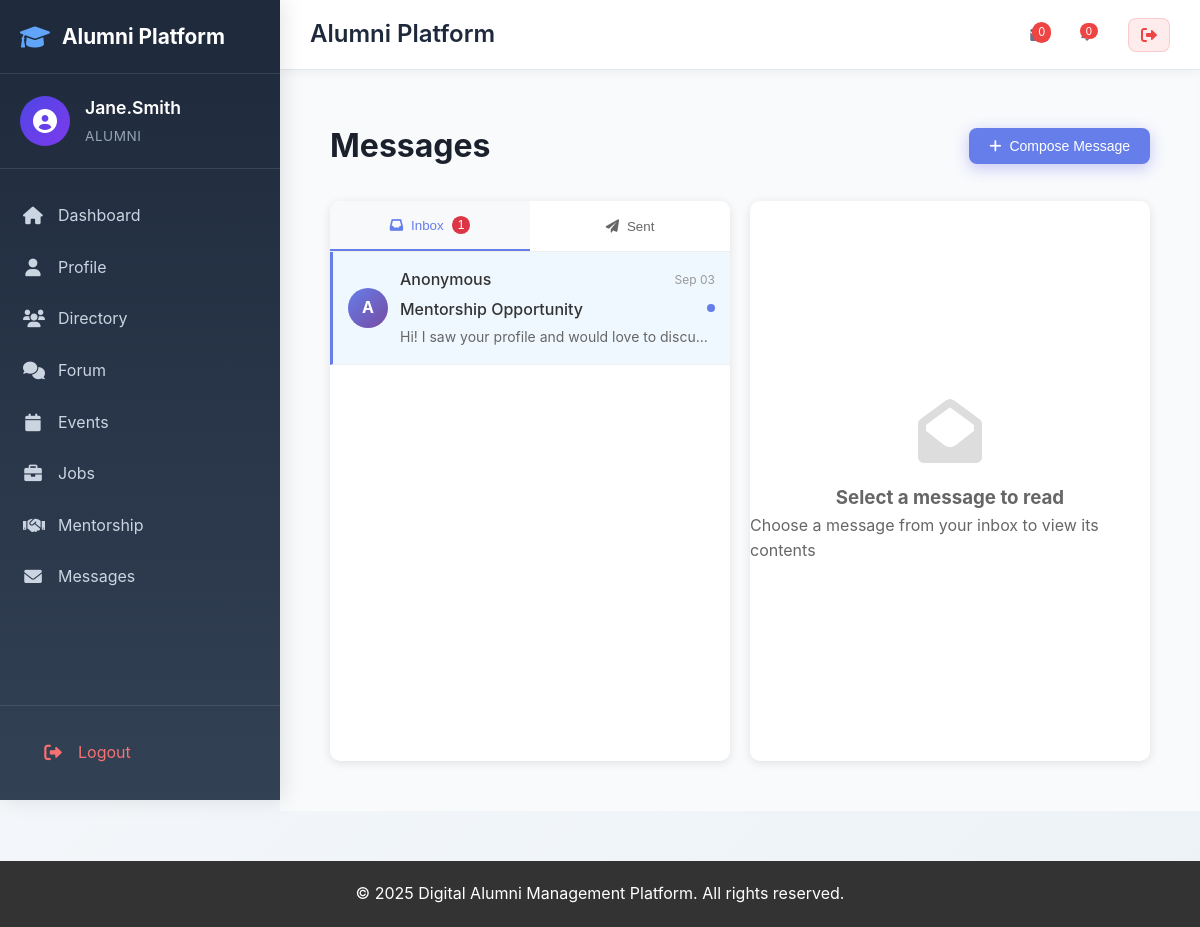
The app's page /messages (signed in) with its own data.
### tables this page shows
CREATE TABLE messages (
            id INTEGER PRIMARY KEY AUTOINCREMENT,
            sender_id INTEGER,
            recipient_id INTEGER,
            subject TEXT,
            content TEXT,
            is_read INTEGER DEFAULT 0,
            created_at TIMESTAMP DEFAULT CURRENT_TIMESTAMP,
            FOREIGN KEY (sender_id) REFERENCES users(id),
            FOREIGN KEY (recipient_id) REFERENCES users(id)
        );

### app.py (the view)
@app.route('/messages')
def messages():
    if 'user_id' not in session:
        return redirect(url_for('login'))
    inbox_messages = db.execute_query("""
        SELECT m.*, ap.name as sender_name
        FROM messages m
        LEFT JOIN alumni_profiles ap ON m.sender_id = ap.user_id
        WHERE m.recipient_id = ?
        ORDER BY m.created_at DESC
    """, (session['user_id'],))
    sent_messages = db.execute_query("""
        SELECT m.*, ap.name as recipient_name
        FROM messages m
        LEFT JOIN alumni_profiles ap ON m.recipient_id = ap.user_id
        WHERE m.sender_id = ?
        ORDER BY m.created_at DESC
    """, (session['user_id'],))
    unread_count = db.execute_single("""
        SELECT COUNT(*) as count FROM messages
        WHERE recipient_id = ? AND is_read = FALSE
    """, (session['user_id'],))['count']
    if session.get('role') == 'admin':
        available_users = db.execute_query("""
            SELECT ap.user_id, ap.name, u.email
            FROM alumni_profiles ap
            JOIN users u ON ap.user_id = u.id
            WHERE u.is_verified = TRUE AND u.id != ?
            ORDER BY ap.name
        """, (session['user_id'],))
    else:
        available_users = db.execute_query("""
            SELECT ap.user_id, ap.name, u.email
            FROM alumni_profiles ap
            JOIN users u ON ap.user_id = u.id
            WHERE u.is_verified = TRUE AND u.id != ?
            UNION
            SELECT u.id as user_id, u.email as name, u.email
            FROM users u
            WHERE u.role = 'admin' AND u.id != ?
            ORDER BY name
        """, (session['user_id'], session['user_id']))
    return render_template('messages/inbox.html',
                         inbox_messages=inbox_messages,
                         sent_messages=sent_messages,
                         unread_count=unread_count,
                         available_users=available_users)

### templates/messages/inbox.html (shortened to what this page needs)
{% extends "base.html" %}
{% block content %}
<div class="messages-container">
    <div class="messages-header">
        <h1>Messages</h1>
        <button class="btn btn-primary" onclick="openModal('composeModal')">
            <i class="fas fa-plus"></i> Compose Message
        </button>
    </div>
    <div class="messages-layout">
        <div class="messages-sidebar">
            <div class="message-tabs">
                <button class="tab-btn active" onclick="switchTab('inbox')">
                    <i class="fas fa-inbox"></i> Inbox
                    {% if unread_count > 0 %}
                    <span class="badge">{{ unread_count }}</span>
                    {% endif %}
                </button>
                <button class="tab-btn" onclick="switchTab('sent')">
                    <i class="fas fa-paper-plane"></i> Sent
                </button>
            </div>
            <div id="inbox-tab" class="message-list active">
                {% if inbox_messages %}
                    {% for message in inbox_messages %}
                    <div class="message-item {{ 'unread' if not message.is_read else '' }}"
                         onclick="openMessage({{ message.id }})">
                        <div class="message-avatar">
                            {{ message.sender_name[0].upper() if message.sender_name else 'A' }}
                        </div>
                        <div class="message-preview">
                            <div class="message-header">
                                <span class="sender-name">{{ message.sender_name or 'Anonymous' }}</span>
                                <span class="message-time">{{ message.created_at.strftime('%b %d') }}</span>
                            </div>
                            <div class="message-subject">{{ message.subject }}</div>
                            <div class="message-snippet">{{ message.content[:100] }}...</div>
                        </div>
                        {% if not message.is_read %}
                        <div class="unread-indicator"></div>
                        {% endif %}
                    </div>
                    {% endfor %}
                {% else %}
                    <div class="no-messages">
                        <i class="fas fa-inbox"></i>
                        <p>No messages in your inbox</p>
                    </div>
                {% endif %}
            </div>
        </div>
        <div class="message-content">
            <div id="message-viewer" class="message-viewer">
                <div class="no-message-selected">
                    <i class="fas fa-envelope-open"></i>
                    <h3>Select a message to read</h3>
                    <p>Choose a message from your inbox to view its contents</p>
                </div>
            </div>
        </div>
    </div>
</div>
{% endblock %}

### static/css/style.css (style rules this page uses)
* { margin: 0; padding: 0; box-sizing: border-box; }
body { font-family: 'Inter', 'Segoe UI', Tahoma, Geneva, Verdana, sans-serif; line-height: 1.6; color: #1a202c; background: linear-gradient(135deg, #f7fafc 0%, #edf2f7 100%); min-height: 100vh; }
.btn { display: inline-block; padding: 10px 20px; border: none; border-radius: 5px; text-decoration: none; cursor: pointer; font-size: 14px; font-weight: 500; transition: all 0.3s; text-align: center; }
.btn-primary { background: linear-gradient(135deg, #4f46e5 0%, #7c3aed 50%, #ec4899 100%); color: white; border: none; box-shadow: 0 4px 15px rgba(79, 70, 229, 0.3); }
.messages-container { max-width: 1400px; margin: 0 auto; padding: 0 20px; }
.messages-header { display: flex; justify-content: space-between; align-items: center; margin-bottom: 30px; }
.messages-layout { display: grid; grid-template-columns: 400px 1fr; gap: 20px; height: 70vh; }
.messages-sidebar { background: white; border-radius: 10px; box-shadow: 0 2px 10px rgba(0,0,0,0.1); overflow: hidden; }
.message-tabs { display: flex; border-bottom: 1px solid #eee; }
.tab-btn { flex: 1; padding: 15px; border: none; background: white; cursor: pointer; display: flex; align-items: center; justify-content: center; gap: 8px; color: #666; transition: all 0.3s; }
.tab-btn.active { background: #f8f9fa; color: #667eea; border-bottom: 2px solid #667eea; }
.badge { background: #dc3545; color: white; border-radius: 50%; padding: 2px 6px; font-size: 12px; min-width: 18px; text-align: center; }
.message-list { display: none; height: calc(100% - 60px); overflow-y: auto; }
.message-list.active { display: block; }
.message-item { display: flex; align-items: center; padding: 15px; border-bottom: 1px solid #f0f0f0; cursor: pointer; transition: background 0.3s; position: relative; }
.message-item.unread { background: #f0f8ff; border-left: 3px solid #667eea; }
.message-avatar { width: 40px; height: 40px; border-radius: 50%; background: linear-gradient(135deg, #667eea 0%, #764ba2 100%); color: white; display: flex; align-items: center; justify-content: center; font-weight: bold; margin-right: 12px; }
.message-preview { flex: 1; min-width: 0; }
.message-header { display: flex; justify-content: space-between; align-items: center; margin-bottom: 4px; }
.sender-name { font-weight: 500; color: #333; }
.message-time { font-size: 12px; color: #999; }
.message-subject { font-weight: 500; color: #333; margin-bottom: 4px; white-space: nowrap; overflow: hidden; text-overflow: ellipsis; }
.message-snippet { font-size: 14px; color: #666; white-space: nowrap; overflow: hidden; text-overflow: ellipsis; }
.unread-indicator { width: 8px; height: 8px; border-radius: 50%; background: #667eea; position: absolute; right: 15px; top: 50%; transform: translateY(-50%); }
.message-content { background: white; border-radius: 10px; box-shadow: 0 2px 10px rgba(0,0,0,0.1); overflow: hidden; }
.message-viewer { height: 100%; display: flex; flex-direction: column; }
.no-message-selected { display: flex; flex-direction: column; align-items: center; justify-content: center; height: 100%; color: #666; }
.no-message-selected i { font-size: 4rem; margin-bottom: 20px; color: #ddd; }
.btn { display: inline-flex; align-items: center; gap: 8px; padding: 10px 20px; border: none; border-radius: 8px; font-size: 14px; font-weight: 500; text-decoration: none; cursor: pointer; transition: all 0.3s; text-align: center; justify-content: center; }
.btn-primary { background: #667eea; color: white; }

### records on screen
messages: sender_name "A", sender_name "Anonymous", created_at "Sep 03", subject "Mentorship Opportunity", content "Hi! I saw your profile and would love to discu…", is_read 0 (drawn)

### other values on screen
{{ session.email.split('@')[0].title() }} "Jane.Smith"
{{ session.role.title() }} "ALUMNI"
{{ unread_count }} "1"
